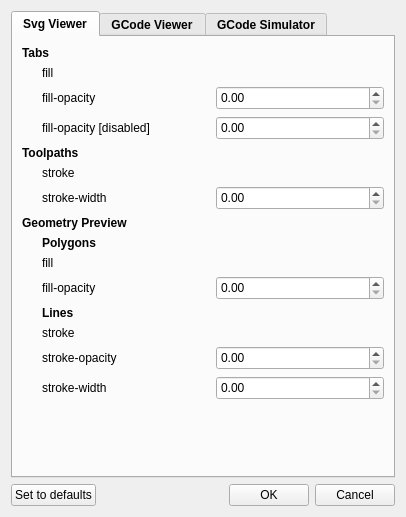
<?xml version="1.0" encoding="UTF-8"?>
<ui version="4.0">
 <class>ViewersSettingsDialog</class>
 <widget class="QDialog" name="ViewersSettingsDialog">
  <property name="geometry">
   <rect>
    <x>0</x>
    <y>0</y>
    <width>406</width>
    <height>517</height>
   </rect>
  </property>
  <property name="windowTitle">
   <string>Viewers Settings</string>
  </property>
  <property name="styleSheet">
   <string notr="true">/*QWidget {
	font-size: 9pt;
}*/

QSpinBox, QDoubleSpinBox {
	padding-top: 1px;
	padding-bottom: 1px;
}

QGroupBox {
	border: none;
	padding-top: 16;
	font-weight: bold;
}</string>
  </property>
  <property name="modal">
   <bool>true</bool>
  </property>
  <layout class="QVBoxLayout" name="verticalLayout">
   <item>
    <widget class="QTabWidget" name="tabWidget">
     <property name="font">
      <font>
       <bold>true</bold>
      </font>
     </property>
     <property name="currentIndex">
      <number>0</number>
     </property>
     <widget class="QWidget" name="TabSvgViewer">
      <attribute name="title">
       <string>Svg Viewer</string>
      </attribute>
      <layout class="QVBoxLayout" name="verticalLayout_2">
       <item>
        <layout class="QHBoxLayout" name="horizontalLayout_Tabs">
         <item>
          <widget class="QLabel" name="Tabs">
           <property name="font">
            <font>
             <bold>true</bold>
            </font>
           </property>
           <property name="text">
            <string>Tabs</string>
           </property>
          </widget>
         </item>
        </layout>
       </item>
       <item>
        <layout class="QGridLayout" name="gridLayout_Tabs">
         <property name="leftMargin">
          <number>20</number>
         </property>
         <item row="0" column="0">
          <widget class="QLabel" name="label_Tabs_fill">
           <property name="minimumSize">
            <size>
             <width>150</width>
             <height>0</height>
            </size>
           </property>
           <property name="text">
            <string>fill</string>
           </property>
          </widget>
         </item>
         <item row="0" column="1">
          <widget class="ColorPicker" name="colorpicker_Tabs_fill" native="true"/>
         </item>
         <item row="1" column="0">
          <widget class="QLabel" name="label_Tabs_fill_opacity">
           <property name="text">
            <string>fill-opacity</string>
           </property>
          </widget>
         </item>
         <item row="1" column="1">
          <widget class="QDoubleSpinBox" name="Tabs_fill_opacity">
           <property name="maximum">
            <double>1.000000000000000</double>
           </property>
           <property name="singleStep">
            <double>0.100000000000000</double>
           </property>
          </widget>
         </item>
         <item row="2" column="0">
          <widget class="QLabel" name="label_Tabs_fill_opacity_disabled">
           <property name="text">
            <string>fill-opacity [disabled]</string>
           </property>
          </widget>
         </item>
         <item row="2" column="1">
          <widget class="QDoubleSpinBox" name="Tabs_fill_opacity_disabled">
           <property name="maximum">
            <double>1.000000000000000</double>
           </property>
           <property name="singleStep">
            <double>0.100000000000000</double>
           </property>
          </widget>
         </item>
        </layout>
       </item>
       <item>
        <layout class="QHBoxLayout" name="horizontalLayout_Toolpaths">
         <item>
          <widget class="QLabel" name="Toolpaths">
           <property name="font">
            <font>
             <bold>true</bold>
            </font>
           </property>
           <property name="text">
            <string>Toolpaths</string>
           </property>
          </widget>
         </item>
        </layout>
       </item>
       <item>
        <layout class="QGridLayout" name="gridLayout_Toolpath">
         <property name="leftMargin">
          <number>20</number>
         </property>
         <item row="1" column="1">
          <widget class="ColorPicker" name="colorpicker_Toolpath_stroke" native="true"/>
         </item>
         <item row="2" column="0">
          <widget class="QLabel" name="label_fill_opacity">
           <property name="text">
            <string>stroke-width</string>
           </property>
          </widget>
         </item>
         <item row="1" column="0">
          <widget class="QLabel" name="label_fill">
           <property name="minimumSize">
            <size>
             <width>150</width>
             <height>0</height>
            </size>
           </property>
           <property name="text">
            <string>stroke</string>
           </property>
          </widget>
         </item>
         <item row="2" column="1">
          <widget class="QDoubleSpinBox" name="Toolpath_stroke_width"/>
         </item>
        </layout>
       </item>
       <item>
        <layout class="QHBoxLayout" name="horizontalLayout_GeometryPreview">
         <item>
          <widget class="QLabel" name="GeometryPreview">
           <property name="font">
            <font>
             <bold>true</bold>
            </font>
           </property>
           <property name="text">
            <string>Geometry Preview</string>
           </property>
          </widget>
         </item>
        </layout>
       </item>
       <item>
        <layout class="QGridLayout" name="gridLayout_GeometryPreview">
         <property name="leftMargin">
          <number>20</number>
         </property>
         <item row="5" column="1">
          <widget class="QDoubleSpinBox" name="GeometryPreview_stroke_opacity">
           <property name="decimals">
            <number>2</number>
           </property>
           <property name="maximum">
            <double>1.000000000000000</double>
           </property>
           <property name="singleStep">
            <double>0.100000000000000</double>
           </property>
          </widget>
         </item>
         <item row="2" column="1">
          <widget class="QDoubleSpinBox" name="GeometryPreview_fill_opacity">
           <property name="decimals">
            <number>2</number>
           </property>
           <property name="maximum">
            <double>1.000000000000000</double>
           </property>
           <property name="singleStep">
            <double>0.100000000000000</double>
           </property>
          </widget>
         </item>
         <item row="1" column="1">
          <widget class="ColorPicker" name="colorpicker_GeometryPreview_fill" native="true"/>
         </item>
         <item row="0" column="0">
          <widget class="QLabel" name="label">
           <property name="font">
            <font>
             <bold>true</bold>
            </font>
           </property>
           <property name="text">
            <string>Polygons</string>
           </property>
          </widget>
         </item>
         <item row="4" column="0">
          <widget class="QLabel" name="label_GeometryPreview_stroke">
           <property name="minimumSize">
            <size>
             <width>150</width>
             <height>0</height>
            </size>
           </property>
           <property name="text">
            <string>stroke</string>
           </property>
          </widget>
         </item>
         <item row="5" column="0">
          <widget class="QLabel" name="label_GeometryPreview_stroke_opacity">
           <property name="text">
            <string>stroke-opacity</string>
           </property>
          </widget>
         </item>
         <item row="3" column="0">
          <widget class="QLabel" name="label_2">
           <property name="font">
            <font>
             <bold>true</bold>
            </font>
           </property>
           <property name="text">
            <string>Lines</string>
           </property>
          </widget>
         </item>
         <item row="1" column="0">
          <widget class="QLabel" name="label_GeometryPreview_fill">
           <property name="minimumSize">
            <size>
             <width>150</width>
             <height>0</height>
            </size>
           </property>
           <property name="text">
            <string>fill</string>
           </property>
          </widget>
         </item>
         <item row="2" column="0">
          <widget class="QLabel" name="label_GeometryPreview_fill_opacity">
           <property name="text">
            <string>fill-opacity</string>
           </property>
          </widget>
         </item>
         <item row="4" column="1">
          <widget class="ColorPicker" name="colorpicker_GeometryPreview_stroke" native="true"/>
         </item>
         <item row="6" column="0">
          <widget class="QLabel" name="label_GeometryPreview_stroke_width">
           <property name="text">
            <string>stroke-width</string>
           </property>
          </widget>
         </item>
         <item row="6" column="1">
          <widget class="QDoubleSpinBox" name="GeometryPreview_stroke_width"/>
         </item>
        </layout>
       </item>
       <item>
        <spacer name="verticalSpacer_2">
         <property name="orientation">
          <enum>Qt::Vertical</enum>
         </property>
         <property name="sizeHint" stdset="0">
          <size>
           <width>20</width>
           <height>40</height>
          </size>
         </property>
        </spacer>
       </item>
      </layout>
     </widget>
     <widget class="QWidget" name="TabGCodeViewer">
      <attribute name="title">
       <string>GCode Viewer</string>
      </attribute>
      <layout class="QVBoxLayout" name="verticalLayout_3">
       <item>
        <layout class="QHBoxLayout" name="horizontalLayout_GCodeViewer_LineWidth">
         <property name="bottomMargin">
          <number>0</number>
         </property>
         <item>
          <widget class="QLabel" name="label_GCODEVIEWER_linewidth">
           <property name="minimumSize">
            <size>
             <width>150</width>
             <height>0</height>
            </size>
           </property>
           <property name="text">
            <string>Line Width</string>
           </property>
          </widget>
         </item>
         <item>
          <widget class="QDoubleSpinBox" name="GCODEVIEWER_linewidth">
           <property name="decimals">
            <number>1</number>
           </property>
           <property name="singleStep">
            <double>0.100000000000000</double>
           </property>
          </widget>
         </item>
        </layout>
       </item>
       <item>
        <spacer name="verticalSpacer">
         <property name="orientation">
          <enum>Qt::Vertical</enum>
         </property>
         <property name="sizeHint" stdset="0">
          <size>
           <width>20</width>
           <height>40</height>
          </size>
         </property>
        </spacer>
       </item>
      </layout>
     </widget>
     <widget class="QWidget" name="TabGCodeSimulator">
      <attribute name="title">
       <string>GCode Simulator</string>
      </attribute>
      <layout class="QVBoxLayout" name="verticalLayout_5">
       <item>
        <layout class="QHBoxLayout" name="horizontalLayout_2">
         <item>
          <widget class="QLabel" name="label_3">
           <property name="text">
            <string>OpenGL FrameBuffer Size</string>
           </property>
          </widget>
         </item>
         <item>
          <spacer name="horizontalSpacer_2">
           <property name="orientation">
            <enum>Qt::Horizontal</enum>
           </property>
           <property name="sizeHint" stdset="0">
            <size>
             <width>40</width>
             <height>20</height>
            </size>
           </property>
          </spacer>
         </item>
         <item>
          <layout class="QHBoxLayout" name="horizontalLayout">
           <item>
            <widget class="QRadioButton" name="radioButton_GCODE_SIMULATOR_FB_1">
             <property name="text">
              <string>Standard</string>
             </property>
            </widget>
           </item>
           <item>
            <widget class="QRadioButton" name="radioButton_GCODE_SIMULATOR_FB_2">
             <property name="text">
              <string>Double</string>
             </property>
             <property name="checked">
              <bool>true</bool>
             </property>
            </widget>
           </item>
          </layout>
         </item>
        </layout>
       </item>
       <item>
        <spacer name="verticalSpacer_3">
         <property name="orientation">
          <enum>Qt::Vertical</enum>
         </property>
         <property name="sizeHint" stdset="0">
          <size>
           <width>20</width>
           <height>40</height>
          </size>
         </property>
        </spacer>
       </item>
      </layout>
     </widget>
    </widget>
   </item>
   <item>
    <layout class="QHBoxLayout" name="horizontalLayout_Buttons">
     <item>
      <widget class="QPushButton" name="cmdDefaults">
       <property name="text">
        <string>Set to defaults</string>
       </property>
       <property name="autoDefault">
        <bool>false</bool>
       </property>
      </widget>
     </item>
     <item>
      <spacer name="horizontalSpacer">
       <property name="orientation">
        <enum>Qt::Horizontal</enum>
       </property>
       <property name="sizeHint" stdset="0">
        <size>
         <width>40</width>
         <height>20</height>
        </size>
       </property>
      </spacer>
     </item>
     <item>
      <widget class="QPushButton" name="cmdOK">
       <property name="text">
        <string>OK</string>
       </property>
       <property name="autoDefault">
        <bool>false</bool>
       </property>
      </widget>
     </item>
     <item>
      <widget class="QPushButton" name="cmdCancel">
       <property name="text">
        <string>Cancel</string>
       </property>
       <property name="autoDefault">
        <bool>false</bool>
       </property>
      </widget>
     </item>
    </layout>
   </item>
  </layout>
 </widget>
 <customwidgets>
  <customwidget>
   <class>ColorPicker</class>
   <extends>QWidget</extends>
   <header location="global">colorpicker.h</header>
   <container>1</container>
  </customwidget>
 </customwidgets>
 <resources/>
 <connections/>
</ui>
